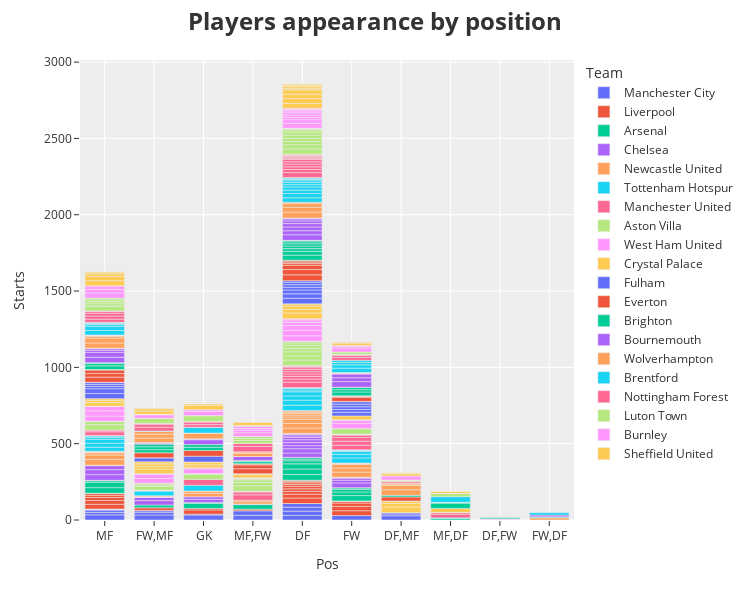

Notebook source saved alongside this figure:
### Code cell
fig = px.bar(stat, x="Pos", y="Starts",color='Team',
             hover_data=["Player"],
             width=750, height=600,)
fig.update_layout(
             template='ggplot2',
             title='<b>Players appearance by position<b>',
             titlefont={'size':24})
iplot(fig)

### Figure 1 — Plotly figure (JSON) as saved in the notebook; plotly's stock layout.template omitted (floating-point values rounded to 4 significant figures)
{"data": [{"alignmentgroup": "True", "customdata": [["Rodri"], ["Phil Foden"], ["Ederson"], ["Julián Álvarez"], ["Kyle Walker"], ["Bernardo Silva"], ["Erling Haaland"], ["Rúben Dias"], ["Manuel Akanji"], ["Joško Gvardiol"], ["Nathan Aké"], ["Jeremy Doku"], ["Mateo Kovačić"], ["Kevin De Bruyne"], ["John Stones"], ["Jack Grealish"], ["Rico Lewis"], ["Matheus Nunes"], ["Stefan Ortega"], ["Oscar Bobb"], ["Kalvin Phillips"], ["Sergio Gómez"], ["Aymeric Laporte"], ["Cole Palmer"], ["James Mcatee"]], "hovertemplate": "Team=Manchester City<br>Pos=%{x}<br>Starts=%{y}<br>Player=%{customdata[0]}<extra></extra>", "legendgroup": "Manchester City", "marker": {"color": "#636efa", "pattern": {"shape": ""}}, "name": "Manchester City", "offsetgroup": "Manchester City", "orientation": "v", "showlegend": true, "textposition": "auto", "type": "bar", "x": ["MF", "FW,MF", "GK", "MF,FW", "DF", "MF,FW", "FW", "DF", "DF,MF", "DF", "DF", "FW,MF", "MF", "MF", "DF,MF", "FW,MF", "DF,MF", "MF", "GK", "FW,MF", "MF", "FW,MF", "DF", "MF", "MF"], "xaxis": "x", "y": [34, 33, 33, 31, 30, 29, 29, 28, 28, 26, 24, 18, 16, 15, 12, 10, 8, 7, 5, 2, 0, 0, 0, 0, 0], "yaxis": "y"}, {"alignmentgroup": "True", "customdata": [["Virgil van Dijk"], ["Luis Díaz"], ["Alexis Mac Allister"], ["Mohamed Salah"], ["Alisson"], ["Trent Alexander-Arnold"], ["Dominik Szoboszlai"], ["Darwin Núñez"], ["Wataru Endo"], ["Andrew Robertson"], ["Joe Gomez"], ["Cody Gakpo"], ["Ibrahima Konaté"], ["Curtis Jones"], ["Diogo Jota"], ["Jarell Quansah"], ["Ryan Gravenberch"], ["Harvey Elliott"], ["Caoimhín Kelleher"], ["Conor Bradley"], ["Joël Matip"], ["Kostas Tsimikas"], ["Bobby Clark"], ["Stefan Bajcetic"], ["Ben Doak"], ["Jayden Danns"], ["Owen Beck"], ["Thiago Alcántara"], ["James McConnell"], ["Kaide Gordon"]], "hovertemplate": "Team=Liverpool<br>Pos=%{x}<br>Starts=%{y}<br>Player=%{customdata[0]}<extra></extra>", "legendgroup": "Liverpool", "marker": {"color": "#EF553B", "pattern": {"shape": ""}}, "name": "Liverpool", "offsetgroup": "Liverpool", "orientation": "v", "showlegend": true, "textposition": "auto", "type": "bar", "x": ["DF", "FW", "MF", "FW", "GK", "DF", "MF", "FW", "MF", "DF", "DF", "FW,MF", "DF", "MF", "FW", "DF", "MF", "MF,FW", "GK", "DF", "DF", "DF", "MF", "MF", "FW", "FW", "DF", "MF", "MF", "FW"], "xaxis": "x", "y": [36, 32, 31, 28, 28, 25, 25, 22, 20, 18, 17, 17, 17, 14, 14, 13, 12, 11, 10, 10, 9, 8, 1, 0, 0, 0, 0, 0, 0, 0], "yaxis": "y"}, {"alignmentgroup": "True", "customdata": [["William Saliba"], ["Declan Rice"], ["Martin Ødegaard"], ["Ben White"], ["Bukayo Saka"], ["Gabriel Magalhães"], ["David Raya"], ["Kai Havertz"], ["Gabriel Martinelli"], ["Oleksandr Zinchenko"], ["Leandro Trossard"], ["Gabriel Jesus"], ["Jakub Kiwior"], ["Takehiro Tomiyasu"], ["Eddie Nketiah"], ["Jorginho"], ["Thomas Partey"], ["Aaron Ramsdale"], ["Emile Smith Rowe"], ["Fabio Vieira"], ["Reiss Nelson"], ["Jurriën Timber"], ["Cédric Soares"], ["Mohamed Elneny"], ["Ethan Nwaneri"]], "hovertemplate": "Team=Arsenal<br>Pos=%{x}<br>Starts=%{y}<br>Player=%{customdata[0]}<extra></extra>", "legendgroup": "Arsenal", "marker": {"color": "#00cc96", "pattern": {"shape": ""}}, "name": "Arsenal", "offsetgroup": "Arsenal", "orientation": "v", "showlegend": true, "textposition": "auto", "type": "bar", "x": ["DF", "MF", "MF", "DF", "FW", "DF", "GK", "MF,FW", "FW", "DF", "FW,MF", "FW", "DF", "DF", "FW", "MF", "MF,DF", "GK", "MF", "MF,FW", "FW", "DF", "DF", "MF", "FW"], "xaxis": "x", "y": [38, 37, 35, 35, 35, 34, 32, 30, 24, 20, 18, 17, 11, 10, 10, 10, 9, 6, 3, 2, 1, 1, 0, 0, 0], "yaxis": "y"}, {"alignmentgroup": "True", "customdata": [["Conor Gallagher"], ["Moisés Caicedo"], ["Nicolas Jackson"], ["Cole Palmer"], ["Axel Disasi"], ["Thiago Silva"], ["Enzo Fernández"], ["Đorđe Petrović"], ["Raheem Sterling"], ["Levi Colwill"], ["Marc Cucurella"], ["Malo Gusto"], ["Mykhailo Mudryk"], ["Robert Sánchez"], ["Benoît Badiashile"], ["Noni Madueke"], ["Trevoh Chalobah"], ["Ben Chilwell"], ["Armando Broja"], ["Reece James"], ["Lesley Ugochukwu"], ["Christopher Nkunku"], ["Carney Chukwuemeka"], ["Alfie Gilchrist"], ["Ian Maatsen"], ["Cesare Casadei"], ["Roméo Lavia"], ["Deivid Washington"], ["Mason Burstow"], ["Joshua Acheampong"], ["Alex Matos"], ["Jimi Tauriainen"]], "hovertemplate": "Team=Chelsea<br>Pos=%{x}<br>Starts=%{y}<br>Player=%{customdata[0]}<extra></extra>", "legendgroup": "Chelsea", "marker": {"color": "#ab63fa", "pattern": {"shape": ""}}, "name": "Chelsea", "offsetgroup": "Chelsea", "orientation": "v", "showlegend": true, "textposition": "auto", "type": "bar", "x": ["MF", "MF", "FW", "FW,MF", "DF", "DF", "MF", "GK", "FW,MF", "DF", "DF", "DF", "FW", "GK", "DF", "FW", "DF", "DF", "FW", "DF", "MF", "FW,MF", "MF,FW", "DF", "FW,MF", "FW,MF", "MF", "DF,FW", "FW", "DF", "MF", "FW"], "xaxis": "x", "y": [37, 33, 31, 29, 29, 28, 26, 22, 22, 20, 20, 19, 18, 16, 15, 13, 10, 9, 6, 5, 3, 2, 2, 2, 1, 0, 0, 0, 0, 0, 0, 0], "yaxis": "y"}, {"alignmentgroup": "True", "customdata": [["Bruno Guimarães"], ["Fabian Schär"], ["Anthony Gordon"], ["Dan Burn"], ["Sean Longstaff"], ["Alexander Isak"], ["Kieran Trippier"], ["Miguel Almirón"], ["Martin Dúbravka"], ["Sven Botman"], ["Nick Pope"], ["Joelinton"], ["Lewis Miley"], ["Jacob Murphy"], ["Jamaal Lascelles"], ["Valentino Livramento"], ["Elliot Anderson"], ["Callum Wilson"], ["Emil Krafth"], ["Lewis Hall"], ["Harvey Barnes"], ["Sandro Tonali"], ["Joe Willock"], ["Loris Karius"], ["Matt Targett"], ["Matt Ritchie"], ["Ben Parkinson"], ["Paul Dummett"], ["Alex Murphy"], ["Joe White"], ["Amadou Diallo"], ["Michael Ndiweni"]], "hovertemplate": "Team=Newcastle United<br>Pos=%{x}<br>Starts=%{y}<br>Player=%{customdata[0]}<extra></extra>", "legendgroup": "Newcastle United", "marker": {"color": "#FFA15A", "pattern": {"shape": ""}}, "name": "Newcastle United", "offsetgroup": "Newcastle United", "orientation": "v", "showlegend": true, "textposition": "auto", "type": "bar", "x": ["MF", "DF", "FW", "DF", "MF", "FW", "DF", "FW", "GK", "DF", "GK", "MF,FW", "MF", "FW,DF", "DF", "DF", "MF,FW", "FW", "DF", "DF", "FW,MF", "MF", "MF", "GK", "DF", "FW,MF", "FW", "DF", "DF,FW", "MF", "MF", "FW"], "xaxis": "x", "y": [37, 35, 34, 32, 30, 27, 26, 23, 22, 15, 15, 15, 14, 14, 13, 12, 10, 9, 8, 8, 7, 5, 5, 1, 1, 0, 0, 0, 0, 0, 0, 0], "yaxis": "y"}, {"alignmentgroup": "True", "customdata": [["Guglielmo Vicario"], ["Pedro Porro"], ["Son Heung-min"], ["Cristian Romero"], ["Dejan Kulusevski"], ["Destiny Udogie"], ["Micky van de Ven"], ["Pape Matar Sarr"], ["James Maddison"], ["Yves Bissouma"], ["Brennan Johnson"], ["Richarlison"], ["Rodrigo Bentancur"], ["Ben Davies"], ["Emerson"], ["Timo Werner"], ["Pierre Højbjerg"], ["Oliver Skipp"], ["Giovani Lo Celso"], ["Radu Drăgușin"], ["Bryan Gil"], ["Manor Solomon"], ["Eric Dier"], ["Ivan Perišić"], ["Davinson Sánchez"], ["Alejo Véliz"], ["Dane Scarlett"], ["Mikey Moore"], ["Jamie Donley"]], "hovertemplate": "Team=Tottenham Hotspur<br>Pos=%{x}<br>Starts=%{y}<br>Player=%{customdata[0]}<extra></extra>", "legendgroup": "Tottenham Hotspur", "marker": {"color": "#19d3f3", "pattern": {"shape": ""}}, "name": "Tottenham Hotspur", "offsetgroup": "Tottenham Hotspur", "orientation": "v", "showlegend": true, "textposition": "auto", "type": "bar", "x": ["GK", "DF", "FW", "DF", "FW,MF", "DF", "DF", "MF", "MF", "MF", "FW", "FW", "MF", "DF", "DF", "FW", "MF", "MF,DF", "MF", "DF", "FW,MF", "FW", "DF", "FW", "DF", "FW", "FW", "MF", "FW"], "xaxis": "x", "y": [38, 35, 34, 33, 31, 28, 27, 27, 26, 26, 23, 18, 13, 12, 11, 10, 8, 5, 4, 4, 2, 2, 1, 0, 0, 0, 0, 0, 0], "yaxis": "y"}, {"alignmentgroup": "True", "customdata": [["André Onana"], ["Diogo Dalot"], ["Bruno Fernandes"], ["Alejandro Garnacho"], ["Marcus Rashford"], ["Rasmus Højlund"], ["Casemiro"], ["Kobbie Mainoo"], ["Aaron Wan-Bissaka"], ["Scott McTominay"], ["Harry Maguire"], ["Raphaël Varane"], ["Jonny Evans"], ["Antony"], ["Victor Lindelöf"], ["Christian Eriksen"], ["Luke Shaw"], ["Sofyan Amrabat"], ["Lisandro Martínez"], ["Mason Mount"], ["Anthony Martial"], ["Sergio Reguilón"], ["Amad Diallo"], ["Willy Kambwala"], ["Facundo Pellistri"], ["Hannibal Mejbri"], ["Omari Forson"], ["Jadon Sancho"], ["Ethan Wheatley"], ["Donny van de Beek"], ["Daniel Gore"]], "hovertemplate": "Team=Manchester United<br>Pos=%{x}<br>Starts=%{y}<br>Player=%{customdata[0]}<extra></extra>", "legendgroup": "Manchester United", "marker": {"color": "#FF6692", "pattern": {"shape": ""}}, "name": "Manchester United", "offsetgroup": "Manchester United", "orientation": "v", "showlegend": true, "textposition": "auto", "type": "bar", "x": ["GK", "DF", "MF,FW", "FW", "FW", "FW", "MF,DF", "MF", "DF", "MF,FW", "DF", "DF", "DF", "FW", "DF", "MF", "DF", "MF,DF", "DF", "MF,FW", "FW", "DF", "FW,MF", "DF", "FW,MF", "MF,FW", "FW", "FW,MF", "FW", "DF", "MF"], "xaxis": "x", "y": [38, 35, 35, 30, 26, 25, 24, 24, 20, 18, 18, 16, 15, 15, 14, 12, 12, 10, 8, 5, 5, 4, 3, 3, 1, 1, 1, 0, 0, 0, 0], "yaxis": "y"}, {"alignmentgroup": "True", "customdata": [["Ollie Watkins"], ["Ezri Konsa"], ["John McGinn"], ["Douglas Luiz"], ["Emiliano Martínez"], ["Pau Torres"], ["Lucas Digne"], ["Moussa Diaby"], ["Matty Cash"], ["Leon Bailey"], ["Diego Carlos"], ["Boubacar Kamara"], ["Youri Tielemans"], ["Clément Lenglet"], ["Álex Moreno"], ["Nicolò Zaniolo"], ["Jacob Ramsey"], ["Morgan Rogers"], ["Robin Olsen"], ["Jhon Durán"], ["Tim Iroegbunam"], ["Calum Chambers"], ["Leander Dendoncker"], ["Tyrone Mings"], ["Omari Kellyman"], ["Philippe Coutinho"], ["Bertrand Traoré"], ["Cameron Archer"], ["Kaine Kesler-Hayden"], ["Finley Munroe"], ["Jaden Philogene Bidace"]], "hovertemplate": "Team=Aston Villa<br>Pos=%{x}<br>Starts=%{y}<br>Player=%{customdata[0]}<extra></extra>", "legendgroup": "Aston Villa", "marker": {"color": "#B6E880", "pattern": {"shape": ""}}, "name": "Aston Villa", "offsetgroup": "Aston Villa", "orientation": "v", "showlegend": true, "textposition": "auto", "type": "bar", "x": ["FW", "DF", "MF,FW", "MF", "GK", "DF", "DF", "FW,MF", "DF", "MF,FW", "DF", "MF", "MF,FW", "DF", "DF", "FW,MF", "FW,MF", "MF,FW", "GK", "FW,MF", "MF", "MF,DF", "MF", "DF", "FW", "MF,FW", "DF,FW", "MF", "MF,DF", "MF", "FW"], "xaxis": "x", "y": [37, 35, 35, 35, 34, 27, 27, 25, 23, 22, 20, 20, 17, 14, 11, 9, 8, 8, 4, 3, 1, 1, 1, 1, 0, 0, 0, 0, 0, 0, 0], "yaxis": "y"}, {"alignmentgroup": "True", "customdata": [["Vladimír Coufal"], ["Emerson Palmieri"], ["Jarrod Bowen"], ["James Ward-Prowse"], ["Tomáš Souček"], ["Kurt Zouma"], ["Alphonse Areola"], ["Lucas Paquetá"], ["Edson Álvarez"], ["Mohammed Kudus"], ["Nayef Aguerd"], ["Michail Antonio"], ["Konstantinos Mavropanos"], ["Łukasz Fabiański"], ["Angelo Ogbonna"], ["Saïd Benrahma"], ["Ben Johnson"], ["Aaron Cresswell"], ["Pablo Fornals"], ["Danny Ings"], ["Kalvin Phillips"], ["Maxwel Cornet"], ["Divin Mubama"], ["George Earthy"], ["Thilo Kehrer"], ["Kaelan Casey"]], "hovertemplate": "Team=West Ham United<br>Pos=%{x}<br>Starts=%{y}<br>Player=%{customdata[0]}<extra></extra>", "legendgroup": "West Ham United", "marker": {"color": "#FF97FF", "pattern": {"shape": ""}}, "name": "West Ham United", "offsetgroup": "West Ham United", "orientation": "v", "showlegend": true, "textposition": "auto", "type": "bar", "x": ["DF", "DF", "FW", "MF", "MF", "DF", "GK", "FW,MF", "MF", "FW,MF", "DF", "FW", "DF", "GK", "DF", "FW,MF", "DF,FW", "DF,FW", "MF,FW", "FW", "MF", "MF,FW", "FW", "FW", "DF,MF", "DF"], "xaxis": "x", "y": [36, 35, 34, 34, 34, 32, 31, 31, 28, 27, 21, 21, 16, 7, 7, 5, 4, 4, 4, 3, 3, 1, 0, 0, 0, 0], "yaxis": "y"}, {"alignmentgroup": "True", "customdata": [["Joachim Andersen"], ["Tyrick Mitchell"], ["Jordan Ayew"], ["Jefferson Lerma"], ["Jean-Philippe Mateta"], ["Eberechi Eze"], ["Chris Richards"], ["Marc Guéhi"], ["Joel Ward"], ["Will Hughes"], ["Sam Johnstone"], ["Dean Henderson"], ["Odsonne Édouard"], ["Jeffrey Schlupp"], ["Daniel Muñoz"], ["Adam Wharton"], ["Nathaniel Clyne"], ["Michael Olise"], ["Cheick Doucouré"], ["Jaïro Riedewald"], ["Matheus França"], ["Naouirou Ahamada"], ["David Ozoh"], ["Jesurun Rak Sakyi"], ["James Tomkins"], ["Remi Matthews"]], "hovertemplate": "Team=Crystal Palace<br>Pos=%{x}<br>Starts=%{y}<br>Player=%{customdata[0]}<extra></extra>", "legendgroup": "Crystal Palace", "marker": {"color": "#FECB52", "pattern": {"shape": ""}}, "name": "Crystal Palace", "offsetgroup": "Crystal Palace", "orientation": "v", "showlegend": true, "textposition": "auto", "type": "bar", "x": ["DF", "DF,MF", "FW,MF", "MF,DF", "FW", "MF,FW", "DF,MF", "DF", "DF", "MF", "GK", "GK", "FW,MF", "FW,MF", "DF,MF", "MF", "DF", "FW,MF", "MF", "MF,FW", "MF,FW", "MF,FW", "MF,DF", "MF,FW", "DF", "GK"], "xaxis": "x", "y": [38, 37, 30, 27, 25, 24, 23, 23, 23, 23, 20, 18, 17, 17, 16, 15, 14, 14, 11, 2, 1, 0, 0, 0, 0, 0], "yaxis": "y"}, {"alignmentgroup": "True", "customdata": [["Bernd Leno"], ["Antonee Robinson"], ["Andreas Pereira"], ["João Palhinha"], ["Timothy Castagne"], ["Calvin Bassey"], ["Alex Iwobi"], ["Willian"], ["Tosin Adarabioyo"], ["Rodrigo Muniz"], ["Raúl Jiménez"], ["Tim Ream"], ["Bobby Reid"], ["Harry Wilson"], ["Issa Diop"], ["Harrison Reed"], ["Tom Cairney"], ["Saša Lukić"], ["Kenny Tete"], ["Carlos Vinícius"], ["Adama Traoré"], ["Armando Broja"], ["Luke Harris"], ["Fodé Ballo-Touré"], ["Aleksandar Mitrović"]], "hovertemplate": "Team=Fulham<br>Pos=%{x}<br>Starts=%{y}<br>Player=%{customdata[0]}<extra></extra>", "legendgroup": "Fulham", "marker": {"color": "#636efa", "pattern": {"shape": ""}}, "name": "Fulham", "offsetgroup": "Fulham", "orientation": "v", "showlegend": true, "textposition": "auto", "type": "bar", "x": ["GK", "DF", "MF", "MF", "DF", "DF", "FW,MF", "FW", "DF", "FW", "FW", "DF", "FW", "FW", "DF", "MF", "MF", "MF", "DF", "FW", "FW,MF", "FW", "MF", "DF,MF", "FW"], "xaxis": "x", "y": [38, 37, 34, 31, 29, 25, 25, 24, 18, 18, 18, 17, 17, 16, 16, 15, 14, 13, 10, 2, 1, 0, 0, 0, 0], "yaxis": "y"}, {"alignmentgroup": "True", "customdata": [["Jordan Pickford"], ["James Tarkowski"], ["Jarrad Branthwaite"], ["James Garner"], ["Dwight McNeil"], ["Abdoulaye Doucouré"], ["Vitaliy Mykolenko"], ["Ashley Young"], ["Dominic Calvert-Lewin"], ["Jack Harrison"], ["Idrissa Gana Gueye"], ["Amadou Onana"], ["Ben Godfrey"], ["Nathan Patterson"], ["Beto"], ["Séamus Coleman"], ["Arnaut Danjuma"], ["Michael Keane"], ["André Gomes"], ["Alex Iwobi"], ["Lewis Dobbin"], ["Youssef Chermiti"], ["Neal Maupay"], ["Thomas Cannon"], ["Tyler Onyango"], ["Lewis Warrington"]], "hovertemplate": "Team=Everton<br>Pos=%{x}<br>Starts=%{y}<br>Player=%{customdata[0]}<extra></extra>", "legendgroup": "Everton", "marker": {"color": "#EF553B", "pattern": {"shape": ""}}, "name": "Everton", "offsetgroup": "Everton", "orientation": "v", "showlegend": true, "textposition": "auto", "type": "bar", "x": ["GK", "DF", "DF", "MF", "MF,FW", "FW,MF", "DF", "DF,MF", "FW", "MF,FW", "MF", "MF", "DF", "DF", "FW", "DF", "MF,FW", "DF", "MF,FW", "MF", "MF", "FW", "FW", "FW", "MF", "FW"], "xaxis": "x", "y": [38, 38, 35, 34, 33, 32, 28, 27, 26, 25, 24, 23, 13, 9, 9, 7, 5, 4, 3, 2, 1, 1, 1, 0, 0, 0], "yaxis": "y"}, {"alignmentgroup": "True", "customdata": [["Pascal Groß"], ["Lewis Dunk"], ["Jan Paul van Hecke"], ["Simon Adingra"], ["Billy Gilmour"], ["Bart Verbruggen"], ["Danny Welbeck"], ["João Pedro"], ["Igor"], ["Joël Veltman"], ["Jason Steele"], ["Facundo Buonanotte"], ["Kaoru Mitoma"], ["Evan Ferguson"], ["Carlos Baleba"], ["Pervis Estupiñán"], ["Adam Webster"], ["Adam Lallana"], ["James Milner"], ["Tariq Lamptey"], ["Jack Hinshelwood"], ["Solly March"], ["Jakub Moder"], ["Mahmoud Dahoud"], ["Julio Enciso"], ["Ansu Fati"], ["Valentín Barco"], ["Odeluga Offiah"], ["Mark O'Mahony"], ["Benicio Boaitey"]], "hovertemplate": "Team=Brighton<br>Pos=%{x}<br>Starts=%{y}<br>Player=%{customdata[0]}<extra></extra>", "legendgroup": "Brighton", "marker": {"color": "#00cc96", "pattern": {"shape": ""}}, "name": "Brighton", "offsetgroup": "Brighton", "orientation": "v", "showlegend": true, "textposition": "auto", "type": "bar", "x": ["MF,DF", "DF", "DF", "FW", "MF", "GK", "FW,MF", "FW,MF", "DF", "DF", "GK", "FW,MF", "FW", "FW", "MF", "DF", "DF", "MF,FW", "DF,MF", "DF,FW", "DF", "FW,DF", "MF,DF", "MF", "MF,FW", "MF,FW", "DF,FW", "DF", "FW", "FW,DF"], "xaxis": "x", "y": [34, 33, 26, 25, 24, 21, 21, 19, 17, 17, 17, 17, 15, 15, 15, 15, 13, 13, 11, 10, 8, 7, 6, 6, 5, 3, 3, 1, 1, 0], "yaxis": "y"}, {"alignmentgroup": "True", "customdata": [["Illia Zabarnyi"], ["Dominic Solanke"], ["Ryan Christie"], ["Neto"], ["Lewis Cook"], ["Marcos Senesi"], ["Justin Kluivert"], ["Adam Smith"], ["Marcus Tavernier"], ["Antoine Semenyo"], ["Milos Kerkez"], ["Lloyd Kelly"], ["Philip Billing"], ["Max Aarons"], ["Dango Ouattara"], ["Alex Scott"], ["Luis Sinisterra"], ["Chris Mepham"], ["Mark Travers"], ["Joe Rothwell"], ["Enes Ünal"], ["David Brooks"], ["Ionuț Radu"], ["Jaidon Anthony"], ["Tyler Adams"], ["James Hill"], ["Kieffer Moore"], ["Hamed Junior Traorè"], ["Romain Faivre"], ["Dominic Sadi"]], "hovertemplate": "Team=Bournemouth<br>Pos=%{x}<br>Starts=%{y}<br>Player=%{customdata[0]}<extra></extra>", "legendgroup": "Bournemouth", "marker": {"color": "#ab63fa", "pattern": {"shape": ""}}, "name": "Bournemouth", "offsetgroup": "Bournemouth", "orientation": "v", "showlegend": true, "textposition": "auto", "type": "bar", "x": ["DF", "FW", "MF", "GK", "MF", "DF", "MF,FW", "DF", "FW", "FW", "DF", "DF", "MF", "DF", "FW,DF", "MF", "FW,MF", "DF", "GK", "MF", "FW,MF", "FW,MF", "GK", "FW", "MF", "DF", "FW,MF", "MF", "MF,FW", "FW"], "xaxis": "x", "y": [37, 37, 35, 32, 32, 26, 26, 25, 25, 25, 22, 17, 13, 13, 12, 11, 7, 6, 4, 3, 2, 2, 2, 2, 1, 1, 0, 0, 0, 0], "yaxis": "y"}, {"alignmentgroup": "True", "customdata": [["Max Kilman"], ["Nélson Semedo"], ["José Sá"], ["Mario Lemina"], ["João Gomes"], ["Toti Gomes"], ["Matheus Cunha"], ["Rayan Aït-Nouri"], ["Craig Dawson"], ["Hwang Hee-chan"], ["Pablo Sarabia"], ["Pedro Neto"], ["Tommy Doyle"], ["Jean-Ricner Bellegarde"], ["Matt Doherty"], ["Santiago Bueno"], ["Boubacar Traoré"], ["Hugo Bueno"], ["Daniel Bentley"], ["Fábio Silva"], ["Matheus Nunes"], ["Leon Chiwome"], ["Nathan Fraser"], ["Sasa Kalajdzic"], ["Tawanda Chirewa"], ["Jonny Castro"], ["Enso Gonzalez"]], "hovertemplate": "Team=Wolverhampton<br>Pos=%{x}<br>Starts=%{y}<br>Player=%{customdata[0]}<extra></extra>", "legendgroup": "Wolverhampton", "marker": {"color": "#FFA15A", "pattern": {"shape": ""}}, "name": "Wolverhampton", "offsetgroup": "Wolverhampton", "orientation": "v", "showlegend": true, "textposition": "auto", "type": "bar", "x": ["DF", "DF,MF", "GK", "MF", "MF", "DF", "FW,MF", "DF,MF", "DF", "FW,MF", "MF,FW", "FW,MF", "MF", "MF,FW", "DF,MF", "DF", "MF", "DF,MF", "GK", "FW", "MF", "FW", "FW", "FW", "MF,FW", "MF", "MF,DF"], "xaxis": "x", "y": [38, 36, 35, 34, 32, 31, 29, 29, 25, 25, 20, 18, 11, 10, 9, 9, 7, 7, 3, 3, 2, 2, 1, 1, 1, 0, 0], "yaxis": "y"}, {"alignmentgroup": "True", "customdata": [["Mark Flekken"], ["Vitaly Janelt"], ["Christian Nørgaard"], ["Nathan Collins"], ["Yoane Wissa"], ["Ethan Pinnock"], ["Mathias Jensen"], ["Mads Roerslev"], ["Bryan Mbeumo"], ["Kristoffer Ajer"], ["Ivan Toney"], ["Keane Lewis-Potter"], ["Ben Mee"], ["Sergio Reguilón"], ["Neal Maupay"], ["Mathias Jørgensen"], ["Frank Onyeka"], ["Aaron Hickey"], ["Mikkel Damsgaard"], ["Saman Ghoddos"], ["Yehor Yarmoliuk"], ["Rico Henry"], ["Kevin Schade"], ["Shandon Baptiste"], ["Thomas Strakosha"], ["Michael Olakigbe"], ["Josh Dasilva"], ["Myles Peart-Harris"]], "hovertemplate": "Team=Brentford<br>Pos=%{x}<br>Starts=%{y}<br>Player=%{customdata[0]}<extra></extra>", "legendgroup": "Brentford", "marker": {"color": "#19d3f3", "pattern": {"shape": ""}}, "name": "Brentford", "offsetgroup": "Brentford", "orientation": "v", "showlegend": true, "textposition": "auto", "type": "bar", "x": ["GK", "MF,DF", "MF", "DF", "FW", "DF", "MF", "DF", "FW", "DF", "FW", "FW,DF", "DF", "DF", "FW", "DF", "MF", "DF", "MF", "DF", "MF", "DF", "FW,MF", "MF", "GK", "DF,FW", "DF,FW", "DF,MF"], "xaxis": "x", "y": [37, 37, 30, 29, 29, 28, 27, 22, 22, 21, 16, 15, 15, 14, 13, 12, 11, 9, 7, 7, 6, 5, 3, 2, 1, 0, 0, 0], "yaxis": "y"}, {"alignmentgroup": "True", "customdata": [["Morgan Gibbs-White"], ["Murillo"], ["Anthony Elanga"], ["Ryan Yates"], ["Callum Hudson-Odoi"], ["Chris Wood"], ["Danilo"], ["Ola Aina"], ["Orel Mangala"], ["Nicolás Domínguez"], ["Neco Williams"], ["Willy Boly"], ["Matt Turner"], ["Matz Sels"], ["Moussa Niakhate"], ["Harry Toffolo"], ["Ibrahim Sangaré"], ["Taiwo Awoniyi"], ["Serge Aurier"], ["Gonzalo Montiel"], ["Andrew Omobamidele"], ["Divock Origi"], ["Nuno Tavares"], ["Odisseas Vlachodimos"], ["Joe Worrall"], ["Scott McKenna"], ["Felipe"], ["Brennan Johnson"], ["Gio Reyna"], ["Cheikhou Kouyaté"], ["Rodrigo Ribeiro"], ["Andrey Santos"], ["Brandon Aguilera"]], "hovertemplate": "Team=Nottingham Forest<br>Pos=%{x}<br>Starts=%{y}<br>Player=%{customdata[0]}<extra></extra>", "legendgroup": "Nottingham Forest", "marker": {"color": "#FF6692", "pattern": {"shape": ""}}, "name": "Nottingham Forest", "offsetgroup": "Nottingham Forest", "orientation": "v", "showlegend": true, "textposition": "auto", "type": "bar", "x": ["MF,FW", "DF", "FW,MF", "MF", "FW,MF", "FW", "MF", "DF", "MF", "MF,FW", "DF", "DF", "GK", "GK", "DF", "DF", "MF", "FW", "DF,MF", "DF", "DF", "FW", "DF", "GK", "DF", "DF", "DF", "FW,MF", "FW,MF", "MF", "MF,FW", "MF", "FW"], "xaxis": "x", "y": [35, 32, 25, 21, 20, 20, 20, 20, 19, 19, 18, 18, 17, 16, 15, 15, 13, 12, 10, 8, 8, 6, 5, 5, 5, 5, 4, 3, 2, 2, 0, 0, 0], "yaxis": "y"}, {"alignmentgroup": "True", "customdata": [["Thomas Kaminski"], ["Alfie Doughty"], ["Carlton Morris"], ["Ross Barkley"], ["Teden Mengi"], ["Gabriel Osho"], ["Issa Kaboré"], ["Amari'i Bell"], ["Chiedozie Ogbene"], ["Tahith Chong"], ["Reece Burke"], ["Elijah Adebayo"], ["Albert Sambi Lokonga"], ["Jordan Clark"], ["Andros Townsend"], ["Tom Lockyer"], ["Marvelous Nakamba"], ["Jacob Brown"], ["Pelly Ruddock Mpanzu"], ["Daiki Hashioka"], ["Ryan John Giles"], ["Fred Onyedinma"], ["Mads Juel Andersen"], ["Cauley Woodrow"], ["Luke Berry"], ["Joseph Johnson"], ["James Shea"], ["Zack Nelson"]], "hovertemplate": "Team=Luton Town<br>Pos=%{x}<br>Starts=%{y}<br>Player=%{customdata[0]}<extra></extra>", "legendgroup": "Luton Town", "marker": {"color": "#B6E880", "pattern": {"shape": ""}}, "name": "Luton Town", "offsetgroup": "Luton Town", "orientation": "v", "showlegend": true, "textposition": "auto", "type": "bar", "x": ["GK", "DF", "FW,MF", "MF", "DF", "DF", "DF", "DF", "MF,DF", "MF,FW", "DF", "FW", "MF", "MF", "MF,FW", "DF", "MF", "MF,FW", "MF", "DF", "DF,MF", "DF,MF", "DF", "FW,MF", "MF,DF", "DF", "GK", "MF,DF"], "xaxis": "x", "y": [38, 34, 32, 30, 28, 21, 21, 21, 20, 20, 20, 16, 16, 14, 14, 14, 13, 12, 11, 6, 5, 4, 4, 2, 2, 0, 0, 0], "yaxis": "y"}, {"alignmentgroup": "True", "customdata": [["Sander Berge"], ["Dara O'Shea"], ["James Trafford"], ["Zeki Amdouni"], ["Vitinho"], ["Charlie Taylor"], ["Wilson Odobert"], ["Josh Brownhill"], ["Josh Cullen"], ["Lyle Foster"], ["Jacob Bruun Larsen"], ["Maxime Estève"], ["Lorenz Assignon"], ["Jordan Beyer"], ["Luca Koleosho"], ["Jóhann Berg Guðmundsson"], ["Ameen Al-Dakhil"], ["Arijanet Muric"], ["David Datro Fofana"], ["Connor Roberts"], ["Jay Rodriguez"], ["Hannes Delcroix"], ["Aaron Ramsey"], ["Hjalmar Ekdal"], ["Mike Trésor"], ["Anass Zaroury"], ["Benson Manuel"], ["Nathan Redmond"], ["Jack Cork"], ["Michael Obafemi"], ["Han-Noah Massengo"]], "hovertemplate": "Team=Burnley<br>Pos=%{x}<br>Starts=%{y}<br>Player=%{customdata[0]}<extra></extra>", "legendgroup": "Burnley", "marker": {"color": "#FF97FF", "pattern": {"shape": ""}}, "name": "Burnley", "offsetgroup": "Burnley", "orientation": "v", "showlegend": true, "textposition": "auto", "type": "bar", "x": ["MF", "DF", "GK", "FW", "DF,MF", "DF", "MF,FW", "MF", "MF", "FW,MF", "MF,FW", "DF", "DF", "DF", "MF,FW", "MF,FW", "DF", "GK", "FW", "DF", "FW", "DF", "MF,FW", "DF", "FW,MF", "FW,MF", "MF,FW", "FW,MF", "MF", "FW,MF", "MF,DF"], "xaxis": "x", "y": [34, 32, 28, 27, 26, 25, 25, 23, 23, 22, 16, 15, 15, 15, 13, 12, 12, 10, 10, 8, 7, 5, 5, 5, 3, 1, 1, 0, 0, 0, 0], "yaxis": "y"}, {"alignmentgroup": "True", "customdata": [["Gustavo Hamer"], ["Jayden Bogle"], ["Jack Robinson"], ["Vinicius Souza"], ["Anel Ahmedhodžić"], ["Wes Foderingham"], ["Auston Trusty"], ["Cameron Archer"], ["James Mcatee"], ["Oliver Norwood"], ["Oliver McBurnie"], ["Ben Osborn"], ["Ben Brereton"], ["Andre Brooks"], ["George Baldock"], ["Oliver Arblaster"], ["Luke Thomas"], ["William Osula"], ["Ivo Grbić"], ["Mason Holgate"], ["Yasser Larouci"], ["John Egan"], ["Max Lowe"], ["Anis Ben Slimane"], ["Bénie Adama Traore"], ["Rhian Brewster"], ["Chris Basham"], ["Tom Davies"], ["Rhys Norrington-Davies"], ["John Fleck"], ["Sam Curtis"], ["Daniel Jebbison"], ["Antwoine Hackford"], ["Sydie Peck"], ["Ryan One"]], "hovertemplate": "Team=Sheffield United<br>Pos=%{x}<br>Starts=%{y}<br>Player=%{customdata[0]}<extra></extra>", "legendgroup": "Sheffield United", "marker": {"color": "#FECB52", "pattern": {"shape": ""}}, "name": "Sheffield United", "offsetgroup": "Sheffield United", "orientation": "v", "showlegend": true, "textposition": "auto", "type": "bar", "x": ["MF", "DF", "DF", "MF", "DF", "GK", "DF", "FW,MF", "MF,FW", "MF", "FW", "DF,MF", "FW,MF", "MF,DF", "DF", "MF", "DF", "FW", "GK", "DF", "DF", "DF", "DF,MF", "MF", "FW,MF", "FW,MF", "DF,MF", "MF", "DF", "MF,DF", "DF", "FW", "FW", "MF", "FW"], "xaxis": "x", "y": [34, 32, 31, 29, 29, 29, 28, 21, 20, 16, 15, 14, 14, 12, 11, 11, 11, 9, 9, 9, 6, 6, 4, 4, 3, 3, 3, 2, 2, 1, 0, 0, 0, 0, 0], "yaxis": "y"}], "layout": {"barmode": "relative", "height": 600, "legend": {"title": {"text": "Team"}, "tracegroupgap": 0}, "margin": {"t": 60}, "title": {"font": {"size": 24}, "text": "<b>Players appearance by position<b>"}, "width": 750, "xaxis": {"anchor": "y", "domain": [0.0, 1.0], "title": {"text": "Pos"}}, "yaxis": {"anchor": "x", "domain": [0.0, 1.0], "title": {"text": "Starts"}}}}
